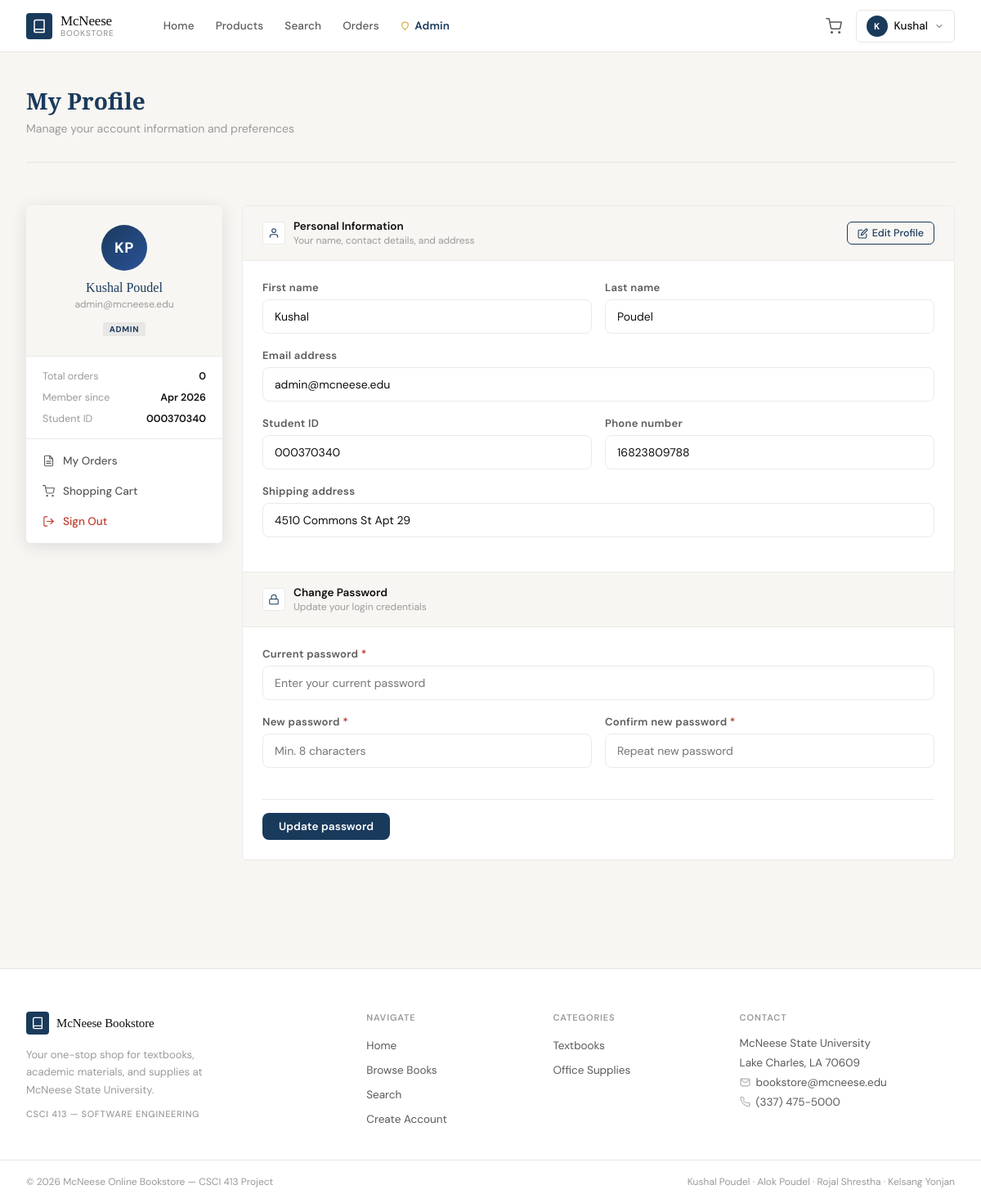
Screenshot of /pages/profile.php (signed in) with the database file from the repository.
### tables this page shows
CREATE TABLE `users` (
  `id` int(11) NOT NULL,
  `first_name` varchar(100) NOT NULL,
  `last_name` varchar(100) NOT NULL,
  `email` varchar(150) NOT NULL,
  `student_id` varchar(20) DEFAULT NULL,
  `password` varchar(255) NOT NULL,
  `phone` varchar(20) DEFAULT NULL,
  `address` text DEFAULT NULL,
  `role` enum('student','admin') DEFAULT 'student',
  `profile_picture` varchar(255) DEFAULT NULL,
  `created_at` timestamp NOT NULL DEFAULT current_timestamp(),
  `updated_at` timestamp NOT NULL DEFAULT current_timestamp() ON UPDATE current_timestamp()
);

### pages/profile.php (the view, shortened to what this page needs)
<?php
require_once '../includes/header.php';
$uid     = (int)$_SESSION['user_id'];
$editing = false;
$user       = $conn->query("SELECT * FROM users WHERE id=$uid")->fetch_assoc();
$orderCount = $conn->query("SELECT COUNT(*) as cnt FROM orders WHERE user_id=$uid AND status != 'cancelled'")->fetch_assoc()['cnt'];
?>
<div class="page-header">
    <h1>My Profile</h1>
    <p>Manage your account information and preferences</p>
</div>
<div class="section">
    <div class="profile-layout">
        <div class="profile-sidebar">
            <div class="sidebar-top">
                <div class="profile-avatar">
                    <?= strtoupper(substr($user['first_name'],0,1) . substr($user['last_name'],0,1)) ?>
                </div>
                <div class="profile-name"><?= htmlspecialchars($user['first_name'] . ' ' . $user['last_name']) ?></div>
                <div class="profile-email"><?= htmlspecialchars($user['email']) ?></div>
                <span class="profile-role-badge"><?= ucfirst($user['role']) ?></span>
            </div>
            <div class="sidebar-stats">
                <div class="stat-row">
                    <span class="stat-label">Total orders</span>
                    <span class="stat-value"><?= $orderCount ?></span>
                </div>
                <div class="stat-row">
                    <span class="stat-label">Member since</span>
                    <span class="stat-value"><?= date('M Y', strtotime($user['created_at'])) ?></span>
                </div>
                <?php if($user['student_id']): ?>
                <div class="stat-row">
                    <span class="stat-label">Student ID</span>
                    <span class="stat-value"><?= htmlspecialchars($user['student_id']) ?></span>
                </div>
                <?php endif; ?>
            </div>
            <div class="sidebar-links">
                <a href="orders.php" class="sidebar-link">
                    My Orders
                </a>
                <a href="cart.php" class="sidebar-link">
                    <svg width="15" height="15" viewBox="0 0 24 24" fill="none" stroke="currentColor" stroke-width="1.8" stroke-linecap="round" stroke-linejoin="round"><circle cx="9" cy="21" r="1"/><circle cx="20" cy="21" r="1"/><path d="M1 1h4l2.68 13.39a2 2 0 0 0 2 1.61h9.72a2 2 0 0 0 2-1.61L23 6H6"/></svg>
                    Shopping Cart
                </a>
                <a href="<?= SITE_URL ?>/logout.php" class="sidebar-link danger">
                    <svg width="15" height="15" viewBox="0 0 24 24" fill="none" stroke="currentColor" stroke-width="1.8" stroke-linecap="round" stroke-linejoin="round"><path d="M9 21H5a2 2 0 0 1-2-2V5a2 2 0 0 1 2-2h4"/><polyline points="16 17 21 12 16 7"/><line x1="21" y1="12" x2="9" y2="12"/></svg>
                    Sign Out
                </a>
            </div>
        </div>
        <div class="panels">
            <div class="panel">
                <div class="panel-header">
                    <div class="panel-header-icon">
                        <svg width="14" height="14" viewBox="0 0 24 24" fill="none" stroke="currentColor" stroke-width="1.8" stroke-linecap="round" stroke-linejoin="round"><path d="M20 21v-2a4 4 0 0 0-4-4H8a4 4 0 0 0-4 4v2"/><circle cx="12" cy="7" r="4"/></svg>
                    </div>
                    <div>
                        <div class="panel-title">Personal Information</div>
                        <div class="panel-subtitle"><?= $editing ? 'Edit your details below' : 'Your name, contact details, and address' ?></div>
                    </div>
                    <?php if(!$editing): ?>
                    <a href="profile.php?edit=1" class="btn-edit-profile">
                        <svg width="13" height="13" viewBox="0 0 24 24" fill="none" stroke="currentColor" stroke-width="2" stroke-linecap="round" stroke-linejoin="round"><path d="M11 4H4a2 2 0 0 0-2 2v14a2 2 0 0 0 2 2h14a2 2 0 0 0 2-2v-7"/><path d="M18.5 2.5a2.121 2.121 0 0 1 3 3L12 15l-4 1 1-4 9.5-9.5z"/></svg>
                        Edit Profile
                    </a>
                    <?php endif; ?>
                </div>
                <div class="panel-body">
                    <?php if($editing): ?>
                    <form method="POST" action="">
                        <input type="hidden" name="action" value="update_profile">
                        <div class="form-row">
                            <div class="form-group">
                                <label>First name <span>*</span></label>
                                <input type="text" name="first_name" value="<?= htmlspecialchars($user['first_name']) ?>" required>
                            </div>
                            <div class="form-group">
                                <label>Last name <span>*</span></label>
                                <input type="text" name="last_name" value="<?= htmlspecialchars($user['last_name']) ?>" required>
                            </div>
                        </div>
                        <div class="form-group">
                            <label>Email address</label>
                            <input type="email" value="<?= htmlspecialchars($user['email']) ?>" disabled>
                            <span class="field-hint">Email cannot be changed — contact admin if needed</span>
                        </div>
                        <div class="form-row">
                            <div class="form-group">
                                <label>Student ID</label>
                                <input type="text" value="<?= htmlspecialchars($user['student_id'] ?? '') ?>" disabled>
                            </div>
                            <div class="form-group">
                                <label>Phone number</label>
                                <input type="tel" name="phone" value="<?= htmlspecialchars($user['phone'] ?? '') ?>" placeholder="(337) 555-0000">
                            </div>
                        </div>
                        <div class="form-group">
                            <label>Shipping address</label>
                            <textarea name="address" rows="3" placeholder="Your shipping address" style="resize: vertical;"><?= htmlspecialchars($user['address'] ?? '') ?></textarea>
                        </div>
                        <div class="form-actions">
                            <button type="submit" class="btn-save">Save changes</button>
                            <a href="profile.php" class="btn-cancel">Cancel</a>
                        </div>
                    </form>
                    <?php else: ?>
                    <div class="form-row">
                        <div class="form-group">
                            <label>First name</label>
                            <input type="text" value="<?= htmlspecialchars($user['first_name']) ?>" disabled>
                        </div>
                        <div class="form-group">
                            <label>Last name</label>
                            <input type="text" value="<?= htmlspecialchars($user['last_name']) ?>" disabled>
                        </div>
                    </div>
                    <div class="form-group">
                        <label>Email address</label>
                        <input type="email" value="<?= htmlspecialchars($user['email']) ?>" disabled>
                    </div>
                    <div class="form-row">
                        <div class="form-group">
                            <label>Student ID</label>
                            <input type="text" value="<?= htmlspecialchars($user['student_id'] ?? '') ?>" disabled>
                        </div>
                        <div class="form-group">
                            <label>Phone number</label>
                            <input type="tel" value="<?= htmlspecialchars($user['phone'] ?? 'Not set') ?>" disabled>
                        </div>
                    </div>
                    <div class="form-group">
                        <label>Shipping address</label>
                        <input type="text" value="<?= htmlspecialchars($user['address'] ?? 'Not set') ?>" disabled>
                    </div>
                    <?php endif; ?>
                </div>
            </div>
            <div class="panel">
                <div class="panel-header">
                    <div class="panel-header-icon">
                        <svg width="14" height="14" viewBox="0 0 24 24" fill="none" stroke="currentColor" stroke-width="1.8" stroke-linecap="round" stroke-linejoin="round"><rect x="3" y="11" width="18" height="11" rx="2" ry="2"/><path d="M7 11V7a5 5 0 0 1 10 0v4"/></svg>
                    </div>
                    <div>
                        <div class="panel-title">Change Password</div>
                        <div class="panel-subtitle">Update your login credentials</div>
                    </div>
                </div>
                <div class="panel-body">
                    <form method="POST" action="">
                        <div class="form-group">
                            <label>Current password <span>*</span></label>
                            <input type="password" name="current_password" placeholder="Enter your current password" required>
                        </div>
                        <div class="form-row">
                            <div class="form-group">
                                <label>New password <span>*</span></label>
                                <input type="password" name="new_password" placeholder="Min. 8 characters" required>
                            </div>
                            <div class="form-group">
                                <label>Confirm new password <span>*</span></label>
                                <input type="password" name="confirm_new" placeholder="Repeat new password" required>
                            </div>
                        </div>
                        <div class="form-actions">
                            <button type="submit" class="btn-save">Update password</button>
                        </div>
                    </form>
                </div>
            </div>
        </div>
    </div>
</div>
<?php require_once '../includes/footer.php'; ?>

### rows the page displays
users: first_name+last_name "KP", first_name+last_name "Kushal Poudel", email "admin@mcneese.edu", role "ADMIN", created_at "Apr 2026", student "000370340", first_name "Kushal", last_name "Poudel", phone "16823809788", address "4510 Commons St Apt 29"

### other values shown
substr($_SESSION['first_name'], 0, 1) "K"
$_SESSION['first_name'] "Kushal"
$orderCount "0"
